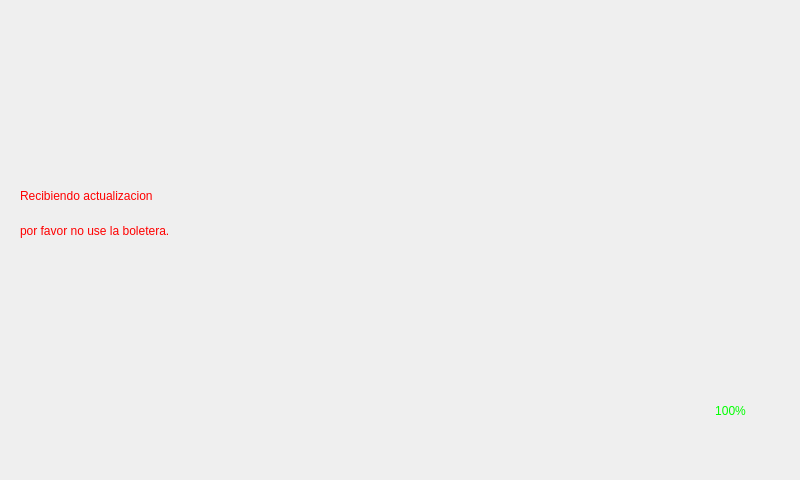
<?xml version="1.0" encoding="UTF-8"?>
<ui version="4.0">
 <class>Form</class>
 <widget class="QWidget" name="Form">
  <property name="geometry">
   <rect>
    <x>0</x>
    <y>0</y>
    <width>800</width>
    <height>480</height>
   </rect>
  </property>
  <property name="minimumSize">
   <size>
    <width>800</width>
    <height>480</height>
   </size>
  </property>
  <property name="maximumSize">
   <size>
    <width>800</width>
    <height>480</height>
   </size>
  </property>
  <property name="windowTitle">
   <string>Form</string>
  </property>
  <widget class="QLabel" name="label">
   <property name="geometry">
    <rect>
     <x>0</x>
     <y>0</y>
     <width>800</width>
     <height>501</height>
    </rect>
   </property>
   <property name="text">
    <string/>
   </property>
   <property name="pixmap">
    <pixmap>../Imagenes/Servicios.jpg</pixmap>
   </property>
   <property name="scaledContents">
    <bool>true</bool>
   </property>
  </widget>
  <widget class="QLabel" name="label_info">
   <property name="geometry">
    <rect>
     <x>20</x>
     <y>180</y>
     <width>751</width>
     <height>31</height>
    </rect>
   </property>
   <property name="styleSheet">
    <string notr="true">font: 18pt &quot;MS Shell Dlg 2&quot;;
color: rgb(255, 0, 0)</string>
   </property>
   <property name="text">
    <string>Recibiendo actualizacion</string>
   </property>
  </widget>
  <widget class="QLabel" name="label_info_2">
   <property name="geometry">
    <rect>
     <x>20</x>
     <y>210</y>
     <width>751</width>
     <height>41</height>
    </rect>
   </property>
   <property name="styleSheet">
    <string notr="true">font: 18pt &quot;MS Shell Dlg 2&quot;;
color: rgb(255, 0, 0)</string>
   </property>
   <property name="text">
    <string>por favor no use la boletera.</string>
   </property>
  </widget>
  <widget class="QLabel" name="label_porcentaje">
   <property name="geometry">
    <rect>
     <x>670</x>
     <y>380</y>
     <width>121</width>
     <height>61</height>
    </rect>
   </property>
   <property name="styleSheet">
    <string notr="true">font: 75 30pt &quot;Times New Roman&quot;;
color: rgb(0, 255, 0);
</string>
   </property>
   <property name="text">
    <string>100%</string>
   </property>
   <property name="alignment">
    <set>Qt::AlignCenter</set>
   </property>
  </widget>
 </widget>
 <resources/>
 <connections/>
</ui>
